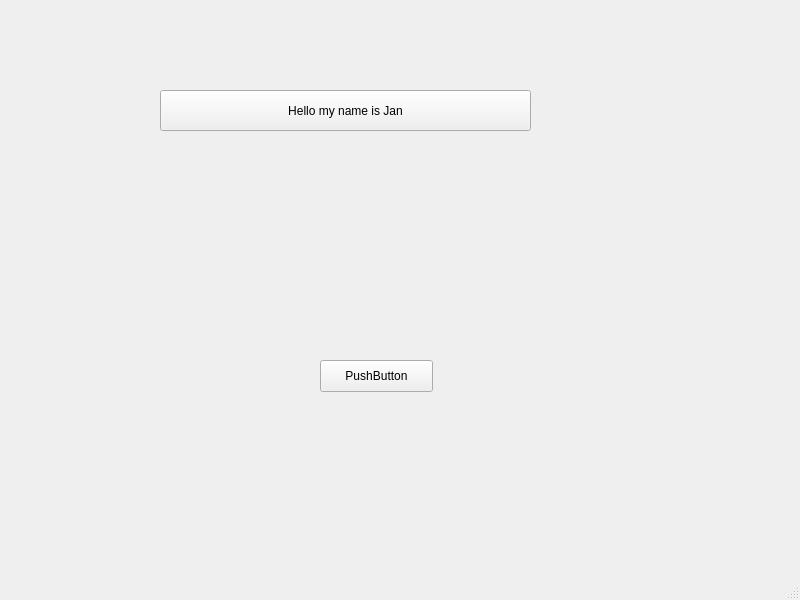
<?xml version="1.0" encoding="UTF-8"?>
<ui version="4.0">
 <class>MainWindow</class>
 <widget class="QMainWindow" name="MainWindow">
  <property name="geometry">
   <rect>
    <x>0</x>
    <y>0</y>
    <width>800</width>
    <height>600</height>
   </rect>
  </property>
  <property name="windowTitle">
   <string>MainWindow</string>
  </property>
  <widget class="QWidget" name="centralwidget">
   <widget class="QPushButton" name="pushButton1">
    <property name="geometry">
     <rect>
      <x>320</x>
      <y>360</y>
      <width>113</width>
      <height>32</height>
     </rect>
    </property>
    <property name="text">
     <string>PushButton</string>
    </property>
   </widget>
   <widget class="QToolButton" name="toolButton">
    <property name="geometry">
     <rect>
      <x>160</x>
      <y>90</y>
      <width>371</width>
      <height>41</height>
     </rect>
    </property>
    <property name="text">
     <string>Hello my name is Jan</string>
    </property>
   </widget>
  </widget>
  <widget class="QMenuBar" name="menubar">
   <property name="geometry">
    <rect>
     <x>0</x>
     <y>0</y>
     <width>800</width>
     <height>24</height>
    </rect>
   </property>
  </widget>
  <widget class="QStatusBar" name="statusbar"/>
 </widget>
 <resources/>
 <connections/>
</ui>
